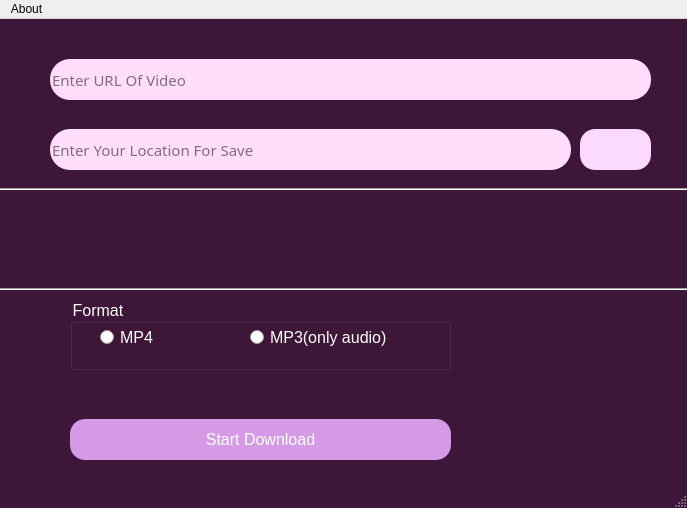
<?xml version="1.0" encoding="UTF-8"?>
<ui version="4.0">
 <class>MainWindow</class>
 <widget class="QMainWindow" name="MainWindow">
  <property name="geometry">
   <rect>
    <x>0</x>
    <y>0</y>
    <width>687</width>
    <height>508</height>
   </rect>
  </property>
  <property name="windowTitle">
   <string>MainWindow</string>
  </property>
  <property name="autoFillBackground">
   <bool>false</bool>
  </property>
  <property name="styleSheet">
   <string notr="true">QMainWindow{
	background-color: rgb(62, 22, 57);
}</string>
  </property>
  <widget class="QWidget" name="centralwidget">
   <widget class="QLabel" name="label">
    <property name="geometry">
     <rect>
      <x>0</x>
      <y>0</y>
      <width>771</width>
      <height>551</height>
     </rect>
    </property>
    <property name="text">
     <string/>
    </property>
    <property name="pixmap">
     <pixmap>C:/Users/user/Desktop/F7FKVFK034.png</pixmap>
    </property>
   </widget>
   <widget class="QLineEdit" name="url_lineEdit">
    <property name="geometry">
     <rect>
      <x>50</x>
      <y>40</y>
      <width>601</width>
      <height>41</height>
     </rect>
    </property>
    <property name="font">
     <font>
      <family>MRT_Furat</family>
      <pointsize>11</pointsize>
     </font>
    </property>
    <property name="styleSheet">
     <string notr="true">QLineEdit{
	border-radius:20px;
	background-color: rgb(255, 221, 251);
}</string>
    </property>
    <property name="frame">
     <bool>false</bool>
    </property>
    <property name="placeholderText">
     <string>Enter URL Of Video</string>
    </property>
   </widget>
   <widget class="QLineEdit" name="save_lineEdit">
    <property name="geometry">
     <rect>
      <x>50</x>
      <y>110</y>
      <width>521</width>
      <height>41</height>
     </rect>
    </property>
    <property name="font">
     <font>
      <family>MRT_Furat</family>
      <pointsize>11</pointsize>
     </font>
    </property>
    <property name="styleSheet">
     <string notr="true">QLineEdit{
	border-radius:20px;
	background-color: rgb(255, 221, 251);
}</string>
    </property>
    <property name="frame">
     <bool>false</bool>
    </property>
    <property name="placeholderText">
     <string>Enter Your Location For Save</string>
    </property>
   </widget>
   <widget class="QPushButton" name="save_pushButton">
    <property name="geometry">
     <rect>
      <x>580</x>
      <y>110</y>
      <width>71</width>
      <height>41</height>
     </rect>
    </property>
    <property name="cursor">
     <cursorShape>PointingHandCursor</cursorShape>
    </property>
    <property name="styleSheet">
     <string notr="true">QPushButton{
	background-color: rgb(252, 217, 255);
	border-radius:15px;
}</string>
    </property>
    <property name="text">
     <string/>
    </property>
    <property name="icon">
     <iconset>
      <normaloff>images/icons/icons/folderloc.png</normaloff>images/icons/icons/folderloc.png</iconset>
    </property>
    <property name="iconSize">
     <size>
      <width>40</width>
      <height>40</height>
     </size>
    </property>
   </widget>
   <widget class="Line" name="line">
    <property name="geometry">
     <rect>
      <x>0</x>
      <y>160</y>
      <width>771</width>
      <height>20</height>
     </rect>
    </property>
    <property name="orientation">
     <enum>Qt::Horizontal</enum>
    </property>
   </widget>
   <widget class="QLabel" name="pic_label">
    <property name="geometry">
     <rect>
      <x>210</x>
      <y>180</y>
      <width>321</width>
      <height>81</height>
     </rect>
    </property>
    <property name="styleSheet">
     <string notr="true"/>
    </property>
    <property name="frameShape">
     <enum>QFrame::NoFrame</enum>
    </property>
    <property name="frameShadow">
     <enum>QFrame::Sunken</enum>
    </property>
    <property name="text">
     <string/>
    </property>
    <property name="pixmap">
     <pixmap>C:/Users/user/Desktop/HD-wallpaper-youtube-violet-logo-violet-brickwall-youtube-logo-brands-youtube-neon-logo-youtube-thumbnail.jpg</pixmap>
    </property>
   </widget>
   <widget class="Line" name="line_2">
    <property name="geometry">
     <rect>
      <x>0</x>
      <y>260</y>
      <width>771</width>
      <height>20</height>
     </rect>
    </property>
    <property name="orientation">
     <enum>Qt::Horizontal</enum>
    </property>
   </widget>
   <widget class="QGroupBox" name="groupBox">
    <property name="geometry">
     <rect>
      <x>70</x>
      <y>280</y>
      <width>381</width>
      <height>71</height>
     </rect>
    </property>
    <property name="font">
     <font>
      <pointsize>12</pointsize>
     </font>
    </property>
    <property name="cursor">
     <cursorShape>ClosedHandCursor</cursorShape>
    </property>
    <property name="styleSheet">
     <string notr="true">color: rgb(255, 255, 255);</string>
    </property>
    <property name="title">
     <string>Format</string>
    </property>
    <widget class="QRadioButton" name="radioButton">
     <property name="geometry">
      <rect>
       <x>30</x>
       <y>30</y>
       <width>82</width>
       <height>17</height>
      </rect>
     </property>
     <property name="font">
      <font>
       <pointsize>12</pointsize>
      </font>
     </property>
     <property name="cursor">
      <cursorShape>OpenHandCursor</cursorShape>
     </property>
     <property name="styleSheet">
      <string notr="true">QRadioButton{
	color: rgb(255, 255, 255);
}
QRadioButton::pressed{
	color: rgb(244, 216, 255);
	background-color: rgb(216, 180, 181);
}
</string>
     </property>
     <property name="text">
      <string>MP4</string>
     </property>
    </widget>
    <widget class="QRadioButton" name="radioButton_2">
     <property name="geometry">
      <rect>
       <x>180</x>
       <y>30</y>
       <width>141</width>
       <height>17</height>
      </rect>
     </property>
     <property name="font">
      <font>
       <pointsize>12</pointsize>
      </font>
     </property>
     <property name="cursor">
      <cursorShape>OpenHandCursor</cursorShape>
     </property>
     <property name="styleSheet">
      <string notr="true">QRadioButton{
	color: rgb(255, 255, 255);
}
QRadioButton::pressed{
	color: rgb(244, 216, 255);
	background-color: rgb(216, 180, 181);
}
</string>
     </property>
     <property name="text">
      <string>MP3(only audio)</string>
     </property>
    </widget>
   </widget>
   <widget class="QPushButton" name="dl_pushButton">
    <property name="geometry">
     <rect>
      <x>70</x>
      <y>400</y>
      <width>381</width>
      <height>41</height>
     </rect>
    </property>
    <property name="font">
     <font>
      <pointsize>12</pointsize>
     </font>
    </property>
    <property name="cursor">
     <cursorShape>PointingHandCursor</cursorShape>
    </property>
    <property name="styleSheet">
     <string notr="true">QPushButton{
	color: rgb(255, 255, 255);
	background-color: rgb(212, 154, 229);
	border-radius:15px;
}</string>
    </property>
    <property name="text">
     <string>Start Download</string>
    </property>
   </widget>
  </widget>
  <widget class="QMenuBar" name="menubar">
   <property name="geometry">
    <rect>
     <x>0</x>
     <y>0</y>
     <width>687</width>
     <height>21</height>
    </rect>
   </property>
   <widget class="QMenu" name="menuAbout">
    <property name="title">
     <string>About</string>
    </property>
    <addaction name="actionYouTube_Downloader_2"/>
   </widget>
   <addaction name="menuAbout"/>
  </widget>
  <widget class="QStatusBar" name="statusbar"/>
  <action name="actionYouTube_Downloader">
   <property name="icon">
    <iconset>
     <normaloff>images/icons/icons/youtube.jpg</normaloff>images/icons/icons/youtube.jpg</iconset>
   </property>
   <property name="text">
    <string>YouTube Downloader</string>
   </property>
  </action>
  <action name="actionYouTube_Downloader_2">
   <property name="icon">
    <iconset>
     <normaloff>images/icons/icons/yotube2.png</normaloff>images/icons/icons/yotube2.png</iconset>
   </property>
   <property name="text">
    <string>YouTube Downloader</string>
   </property>
  </action>
 </widget>
 <resources/>
 <connections/>
</ui>
